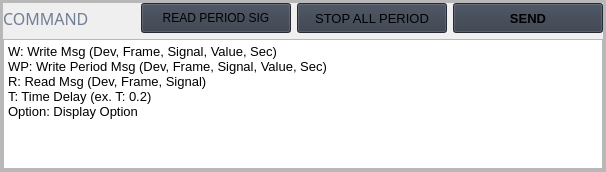
                   <widget class="QFrame" name="row_2">
                    <property name="frameShape">
                     <enum>QFrame::StyledPanel</enum>
                    </property>
                    <property name="frameShadow">
                     <enum>QFrame::Raised</enum>
                    </property>
                    <layout class="QVBoxLayout" name="verticalLayout_4">
                     <property name="spacing">
                      <number>0</number>
                     </property>
                     <property name="leftMargin">
                      <number>0</number>
                     </property>
                     <property name="topMargin">
                      <number>0</number>
                     </property>
                     <property name="rightMargin">
                      <number>0</number>
                     </property>
                     <property name="bottomMargin">
                      <number>0</number>
                     </property>
                     <item>
                      <widget class="QFrame" name="frame_div_content">
                       <property name="frameShape">
                        <enum>QFrame::StyledPanel</enum>
                       </property>
                       <property name="frameShadow">
                        <enum>QFrame::Raised</enum>
                       </property>
                       <layout class="QVBoxLayout" name="verticalLayout_5">
                        <property name="spacing">
                         <number>0</number>
                        </property>
                        <property name="leftMargin">
                         <number>0</number>
                        </property>
                        <property name="topMargin">
                         <number>0</number>
                        </property>
                        <property name="rightMargin">
                         <number>0</number>
                        </property>
                        <property name="bottomMargin">
                         <number>0</number>
                        </property>
                        <item>
                         <widget class="QFrame" name="frame_2">
                          <property name="frameShape">
                           <enum>QFrame::StyledPanel</enum>
                          </property>
                          <property name="frameShadow">
                           <enum>QFrame::Raised</enum>
                          </property>
                          <layout class="QVBoxLayout" name="verticalLayout_14">
                           <property name="spacing">
                            <number>0</number>
                           </property>
                           <property name="leftMargin">
                            <number>0</number>
                           </property>
                           <property name="topMargin">
                            <number>0</number>
                           </property>
                           <property name="rightMargin">
                            <number>0</number>
                           </property>
                           <property name="bottomMargin">
                            <number>0</number>
                           </property>
                           <item>
                            <layout class="QGridLayout" name="gridLayout_2">
                             <property name="spacing">
                              <number>6</number>
                             </property>
                             <item row="0" column="0">
                              <widget class="QLabel" name="label_command">
                               <property name="font">
                                <font>
                                 <family>Segoe UI Semibold</family>
                                 <pointsize>12</pointsize>
                                 <weight>7</weight>
                                 <italic>false</italic>
                                 <bold>false</bold>
                                </font>
                               </property>
                               <property name="styleSheet">
                                <string notr="true">color: rgb(113, 126, 149);</string>
                               </property>
                               <property name="text">
                                <string>COMMAND</string>
                               </property>
                              </widget>
                             </item>
                             <item row="0" column="4">
                              <widget class="QPushButton" name="btn_send">
                               <property name="sizePolicy">
                                <sizepolicy hsizetype="Minimum" vsizetype="Preferred">
                                 <horstretch>0</horstretch>
                                 <verstretch>0</verstretch>
                                </sizepolicy>
                               </property>
                               <property name="minimumSize">
                                <size>
                                 <width>150</width>
                                 <height>30</height>
                                </size>
                               </property>
                               <property name="font">
                                <font>
                                 <family>Segoe UI</family>
                                 <pointsize>10</pointsize>
                                 <weight>75</weight>
                                 <italic>false</italic>
                                 <bold>true</bold>
                                </font>
                               </property>
                               <property name="styleSheet">
                                <string notr="true">font-weight:600;
background-color: rgb(52, 59, 72);</string>
                               </property>
                               <property name="text">
                                <string>SEND</string>
                               </property>
                              </widget>
                             </item>
                             <item row="0" column="2">
                              <widget class="QPushButton" name="btn_Read_CAN_Period_Sig">
                               <property name="minimumSize">
                                <size>
                                 <width>150</width>
                                 <height>30</height>
                                </size>
                               </property>
                               <property name="styleSheet">
                                <string notr="true">background-color: rgb(52, 59, 72);</string>
                               </property>
                               <property name="text">
                                <string>READ PERIOD SIG</string>
                               </property>
                              </widget>
                             </item>
                             <item row="0" column="1">
                              <spacer name="horizontalSpacer_3">
                               <property name="orientation">
                                <enum>Qt::Horizontal</enum>
                               </property>
                               <property name="sizeHint" stdset="0">
                                <size>
                                 <width>40</width>
                                 <height>20</height>
                                </size>
                               </property>
                              </spacer>
                             </item>
                             <item row="1" column="0" colspan="5">
                              <widget class="QPlainTextEdit" name="pText_cmd">
                               <property name="sizePolicy">
                                <sizepolicy hsizetype="Expanding" vsizetype="Preferred">
                                 <horstretch>0</horstretch>
                                 <verstretch>0</verstretch>
                                </sizepolicy>
                               </property>
                               <property name="maximumSize">
                                <size>
                                 <width>16777215</width>
                                 <height>130</height>
                                </size>
                               </property>
                               <property name="font">
                                <font>
                                 <family>Segoe UI</family>
                                 <pointsize>10</pointsize>
                                 <weight>50</weight>
                                 <italic>false</italic>
                                 <bold>false</bold>
                                </font>
                               </property>
                               <property name="plainText">
                                <string>W: Write Msg (Dev, Frame, Signal, Value, Sec)
WP: Write Period Msg (Dev, Frame, Signal, Value, Sec)
R: Read Msg (Dev, Frame, Signal)
T: Time Delay (ex. T: 0.2)
Option: Display Option</string>
                               </property>
                              </widget>
                             </item>
                             <item row="0" column="3">
                              <widget class="QPushButton" name="btn_Stop_CAN_Period">
                               <property name="sizePolicy">
                                <sizepolicy hsizetype="Minimum" vsizetype="Preferred">
                                 <horstretch>0</horstretch>
                                 <verstretch>0</verstretch>
                                </sizepolicy>
                               </property>
                               <property name="minimumSize">
                                <size>
                                 <width>150</width>
                                 <height>30</height>
                                </size>
                               </property>
                               <property name="font">
                                <font>
                                 <family>Segoe UI</family>
                                 <pointsize>10</pointsize>
                                 <weight>50</weight>
                                 <italic>false</italic>
                                 <bold>false</bold>
                                </font>
                               </property>
                               <property name="styleSheet">
                                <string notr="true">background-color: rgb(52, 59, 72);</string>
                               </property>
                               <property name="text">
                                <string>STOP ALL PERIOD</string>
                               </property>
                              </widget>
                             </item>
                            </layout>
                           </item>
                          </layout>
                         </widget>
                        </item>
                       </layout>
                      </widget>
                     </item>
                    </layout>
                   </widget>
